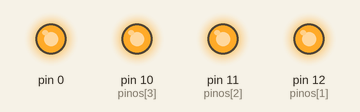
This sketch was run on a simulated Arduino Uno, built with avr-gcc and run on an emulated ATmega328P. Parts: output pins drawn as LEDs (lit = HIGH).

Above: at 0.1 s.
Timing chart, 0 to 1.6 s (numbered marks = the images above):
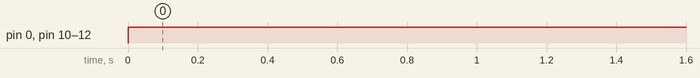

Measured:
- by itself, pin 0, pin 10 (pinos[3]), pin 11 (pinos[2]), pin 12 (pinos[1]): LOW → HIGH at 0.00 s

The sketch:

homogenea-dados.ino
```cpp
int pinos[4] = {13, 12, 11, 10}; // agora inicia uma matriz "pinos" com 4 posições e depois esse array foi alimentado com números de pinos conectados

void setup()
{
  for (int i = 1; i <= 4; i++)
  {
    pinMode(pinos[i], OUTPUT);
  }
}

void loop()
{
  for (int i = 1; i <= 4; i++)
  {
    digitalWrite(pinos[i], HIGH);
  }
}
```
